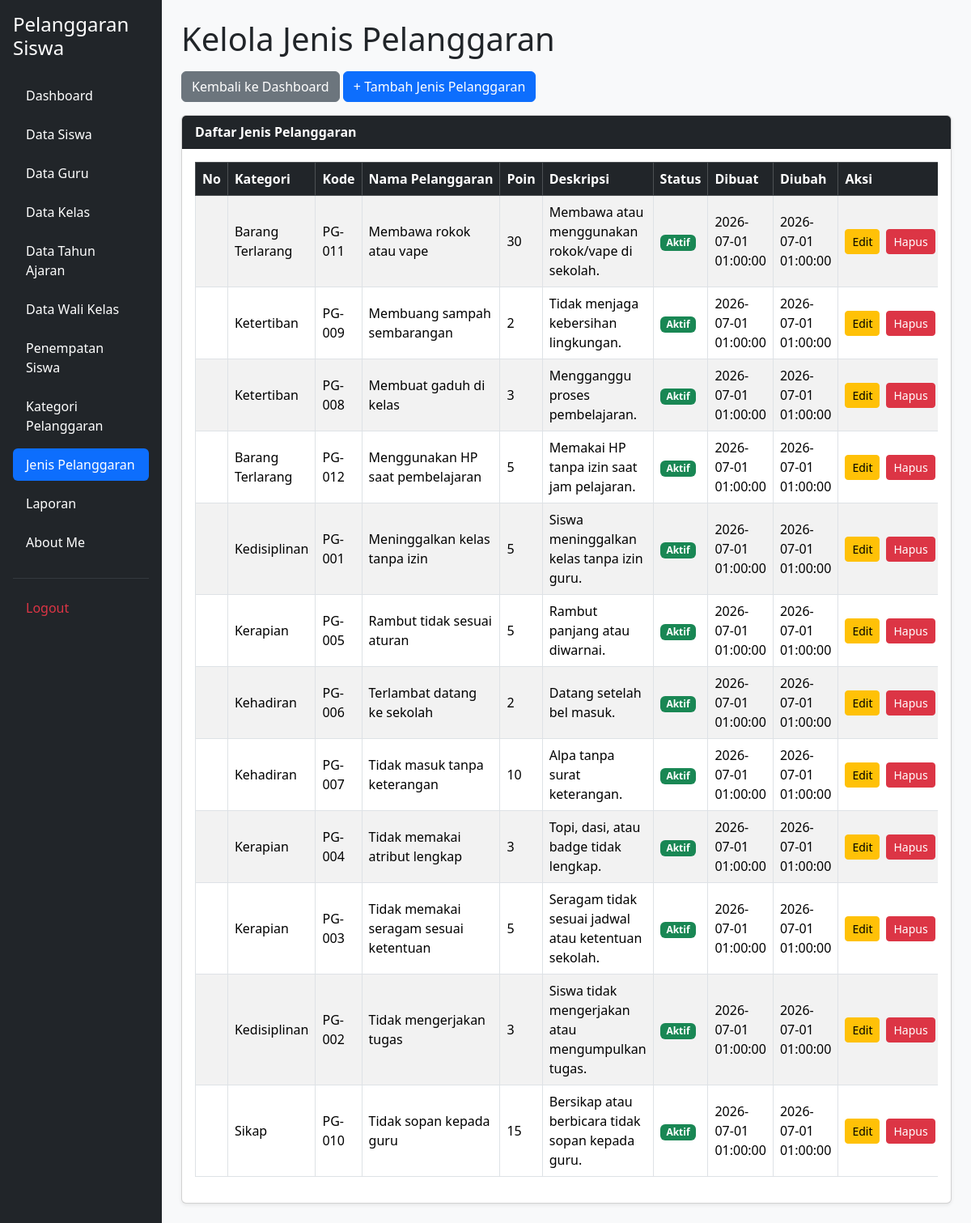
The page /kelola_jenis_pelanggaran.php (signed in) on the database its author committed.
### tables this page shows
CREATE TABLE `t_pelanggaran` (
  `id` int(11) NOT NULL,
  `pelanggaran_kategori_id` int(11) DEFAULT NULL,
  `kode` varchar(30) DEFAULT NULL,
  `nama` varchar(150) DEFAULT NULL,
  `poin` int(11) NOT NULL,
  `deskripsi` text NOT NULL,
  `status_aktif` tinyint(1) NOT NULL,
  `created_at` timestamp NOT NULL DEFAULT current_timestamp(),
  `updated_at` timestamp NOT NULL DEFAULT current_timestamp()
);

CREATE TABLE `t_pelanggaran_kategori` (
  `id` int(11) NOT NULL,
  `nama` varchar(100) DEFAULT NULL,
  `deskripsi` text NOT NULL,
  `status_aktif` tinyint(1) NOT NULL,
  `created_at` timestamp NOT NULL DEFAULT current_timestamp(),
  `updated_at` timestamp NOT NULL DEFAULT current_timestamp()
);

### kelola_jenis_pelanggaran.php (the view, shortened to what this page needs)
<?php
include 'config/koneksi.php';
$sql = "SELECT
            p.id,
            p.pelanggaran_kategori_id,
            pk.nama AS nama_kategori,
            p.kode,
            p.nama,
            p.poin,
            p.deskripsi,
            p.status_aktif,
            p.created_at,
            p.updated_at
        FROM t_pelanggaran p
        LEFT JOIN t_pelanggaran_kategori pk
            ON p.pelanggaran_kategori_id = pk.id
        ORDER BY p.nama ASC";
$hasil = mysqli_query($koneksi, $sql);
?>
<!DOCTYPE html>
<html lang="id">
<head>
    <link href="https://cdn.jsdelivr.net/npm/bootstrap@5.3.8/dist/css/bootstrap.min.css"
          rel="stylesheet">
    <link href="https://cdn.datatables.net/2.3.4/css/dataTables.bootstrap5.min.css"
          rel="stylesheet">
</head>
<body>
<div class="container-fluid">
    <div class="row">
        <?php include 'layout/sidebar.php'; ?>
        <main class="col-md-9 col-lg-10 p-4">
            <h1 class="mb-3">Kelola Jenis Pelanggaran</h1>
            <div class="mb-3">
                <a href="dashboard.php" class="btn btn-secondary">
                    Kembali ke Dashboard
                </a>
                <a href="tambah_jenis_pelanggaran.php"
                   class="btn btn-primary">
                    + Tambah Jenis Pelanggaran
                </a>
            </div>
            <div class="card shadow-sm">
                <div class="card-header">
                    Daftar Jenis Pelanggaran
                </div>
                <div class="card-body">
                    <div class="table-responsive">
                        <table id="tabelPelanggaran"
                               class="table table-striped table-bordered table-hover align-middle w-100">
                            <thead class="table-dark">
                                <tr>
                                    <th>No</th>
                                    <th>Kategori</th>
                                    <th>Kode</th>
                                    <th>Nama Pelanggaran</th>
                                    <th>Poin</th>
                                    <th>Deskripsi</th>
                                    <th>Status</th>
                                    <th>Dibuat</th>
                                    <th>Diubah</th>
                                    <th>Aksi</th>
                                </tr>
                            </thead>
                            <tbody>
                                <?php while ($row = mysqli_fetch_assoc($hasil)) { ?>
                                    <tr>
                                        <td></td>
                                        <td>
                                            <?= htmlspecialchars($row['nama_kategori'] ?? '-'); ?>
                                        </td>
                                        <td>
                                            <?= htmlspecialchars($row['kode'] ?? ''); ?>
                                        </td>
                                        <td>
                                            <?= htmlspecialchars($row['nama'] ?? ''); ?>
                                        </td>
                                        <td>
                                            <?= (int) $row['poin']; ?>
                                        </td>
                                        <td>
                                            <?= htmlspecialchars($row['deskripsi'] ?? '-'); ?>
                                        </td>
                                        <td>
                                            <?php if ((int) $row['status_aktif'] === 1) { ?>
                                                <span class="badge bg-success">
                                                    Aktif
                                                </span>
                                            <?php } else { ?>
                                                <span class="badge bg-danger">
                                                    Tidak Aktif
                                                </span>
                                            <?php } ?>
                                        </td>
                                        <td>
                                            <?= htmlspecialchars($row['created_at'] ?? '-'); ?>
                                        </td>
                                        <td>
                                            <?= htmlspecialchars($row['updated_at'] ?? '-'); ?>
                                        </td>
                                        <td>
                                            <div class="d-flex gap-2">
                                                <a href="edit_jenis_pelanggaran.php?id=<?= (int) $row['id']; ?>"
                                                   class="btn btn-warning btn-sm">
                                                    Edit
                                                </a>
                                                <a href="hapus_jenis_pelanggaran.php?id=<?= (int) $row['id']; ?>"
                                                   class="btn btn-danger btn-sm"
                                                   onclick="return confirm('Yakin ingin menghapus jenis pelanggaran ini?');">
                                                    Hapus
                                                </a>
                                            </div>
                                        </td>
                                    </tr>
                                <?php } ?>
                            </tbody>
                        </table>
                    </div>
                </div>
            </div>
        </main>
    </div>
</div>
</body>
</html>

### kelola_jenis_pelanggaran.php (style rules this page uses)
body { background-color: #f8f9fa; }
.card-header { background-color: #212529; color: white; font-weight: bold; }
.table thead th { white-space: nowrap; }
.table td { vertical-align: middle; }

### rows shown on the page
t_pelanggaran: pelanggaran_kategori.nama "Barang Terlarang", kode "PG-011", nama "Membawa rokok atau vape", poin "30", deskripsi "Membawa atau menggunakan rokok/vape di sekolah.", status_aktif "Aktif", created_at "2026-07-01 01:00:00", updated_at "2026-07-01 01:00:00"
t_pelanggaran: pelanggaran_kategori.nama "Ketertiban", kode "PG-009", nama "Membuang sampah sembarangan", poin "2", deskripsi "Tidak menjaga kebersihan lingkungan.", status_aktif "Aktif", created_at "2026-07-01 01:00:00", updated_at "2026-07-01 01:00:00"
t_pelanggaran: pelanggaran_kategori.nama "Ketertiban", kode "PG-008", nama "Membuat gaduh di kelas", poin "3", deskripsi "Mengganggu proses pembelajaran.", status_aktif "Aktif", created_at "2026-07-01 01:00:00", updated_at "2026-07-01 01:00:00"
t_pelanggaran: pelanggaran_kategori.nama "Barang Terlarang", kode "PG-012", nama "Menggunakan HP saat pembelajaran", poin "5", deskripsi "Memakai HP tanpa izin saat jam pelajaran.", status_aktif "Aktif", created_at "2026-07-01 01:00:00", updated_at "2026-07-01 01:00:00"
t_pelanggaran: pelanggaran_kategori.nama "Kedisiplinan", kode "PG-001", nama "Meninggalkan kelas tanpa izin", poin "5", deskripsi "Siswa meninggalkan kelas tanpa izin guru.", status_aktif "Aktif", created_at "2026-07-01 01:00:00", updated_at "2026-07-01 01:00:00"
t_pelanggaran: pelanggaran_kategori.nama "Kerapian", kode "PG-005", nama "Rambut tidak sesuai aturan", poin "5", deskripsi "Rambut panjang atau diwarnai.", status_aktif "Aktif", created_at "2026-07-01 01:00:00", updated_at "2026-07-01 01:00:00"
t_pelanggaran: pelanggaran_kategori.nama "Kehadiran", kode "PG-006", nama "Terlambat datang ke sekolah", poin "2", deskripsi "Datang setelah bel masuk.", status_aktif "Aktif", created_at "2026-07-01 01:00:00", updated_at "2026-07-01 01:00:00"
t_pelanggaran: pelanggaran_kategori.nama "Kehadiran", kode "PG-007", nama "Tidak masuk tanpa keterangan", poin "10", deskripsi "Alpa tanpa surat keterangan.", status_aktif "Aktif", created_at "2026-07-01 01:00:00", updated_at "2026-07-01 01:00:00"
t_pelanggaran: pelanggaran_kategori.nama "Kerapian", kode "PG-004", nama "Tidak memakai atribut lengkap", poin "3", deskripsi "Topi, dasi, atau badge tidak lengkap.", status_aktif "Aktif", created_at "2026-07-01 01:00:00", updated_at "2026-07-01 01:00:00"
t_pelanggaran: pelanggaran_kategori.nama "Kerapian", kode "PG-003", nama "Tidak memakai seragam sesuai ketentuan", poin "5", deskripsi "Seragam tidak sesuai jadwal atau ketentuan sekolah.", status_aktif "Aktif", created_at "2026-07-01 01:00:00", updated_at "2026-07-01 01:00:00"
t_pelanggaran: pelanggaran_kategori.nama "Kedisiplinan", kode "PG-002", nama "Tidak mengerjakan tugas", poin "3", deskripsi "Siswa tidak mengerjakan atau mengumpulkan tugas.", status_aktif "Aktif", created_at "2026-07-01 01:00:00", updated_at "2026-07-01 01:00:00"
t_pelanggaran: pelanggaran_kategori.nama "Sikap", kode "PG-010", nama "Tidak sopan kepada guru", poin "15", deskripsi "Bersikap atau berbicara tidak sopan kepada guru.", status_aktif "Aktif", created_at "2026-07-01 01:00:00", updated_at "2026-07-01 01:00:00"
